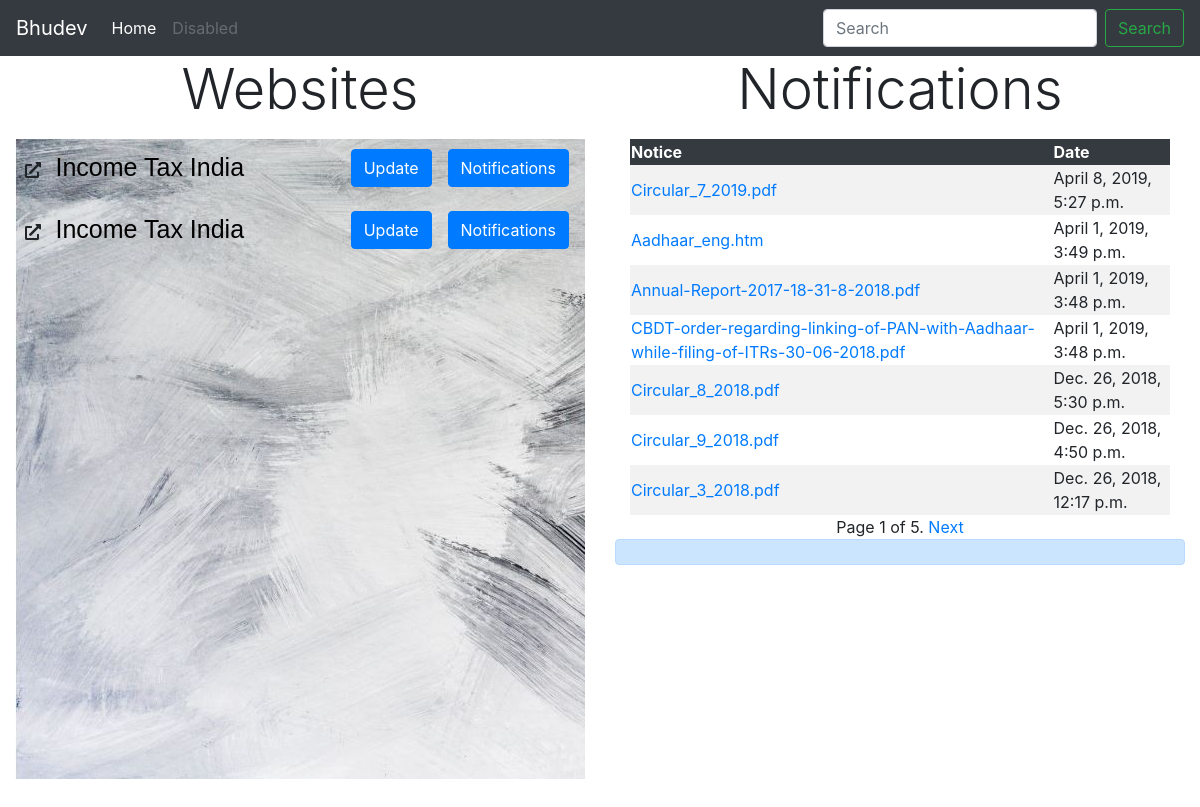
Screenshot of /scrap/show with the database file from the repository.
### scrap/models.py (models this page shows)
class Notif(models.Model):
    title = models.CharField(max_length=500,
                             unique_for_date='publish')
    link = models.CharField(max_length=1000)
    publish = models.DateTimeField(null=True, blank=True)
    info = models.TextField()

### scrap/views.py (the view)
# urls.py: path('show', views.show_data, name='show'),
def show_data(request):
    object_list = Notif.objects.all().order_by('-publish')
    paginator = Paginator(object_list,7) # 5 notices in each page
    page = request.GET.get('page')
    try:
        notices = paginator.page(page)
    except PageNotAnInteger:
        notices = paginator.page(1)
    except EmptyPage:
        notices = paginator.page(paginator.num_pages)
    return render(request,
                  'scrap/incometax/show.html',
                  {'page': page,
                   'notices':notices})

### scrap/templates/scrap/incometax/show.html
{% extends "scrap/home.html" %}
{% block content %}
<table class="table-striped  w-100 d-block d-md-table">
  <thead class="table-dark">
    <tr>
      <th scope="col">Notice</th>
      <th scope="col">Date</th>
    </tr>
  </thead>
 <tbody>
{%for notice in notices%}
    <tr>
      <td><a href="{{notice.link}}">{{notice.title}}</a></td>
      <td>{{notice.publish}}</td>
    </tr>
{%endfor%}
</tbody>
</table>
<div style="text-align:center">
{% include "pagination.html" with page=notices %}
</div>
{% endblock %}

### scrap/templates/scrap/home.html (shortened to what this page needs)
<!doctype html>
{% load static %}
<html lang="en">
  <head>
    <link rel="stylesheet" href="https://use.fontawesome.com/releases/v5.8.1/css/all.css">
    <link rel="stylesheet" href="https://stackpath.bootstrapcdn.com/bootstrap/4.3.1/css/bootstrap.min.css">
    <link href="{% static "css/page.css" %}" rel="stylesheet">
  </head>
  <body>
<nav class="navbar navbar-expand-lg navbar-dark bg-dark">
  <a class="navbar-brand" href="http://neukelp.com/services/">Bhudev</a>
  <div class="collapse navbar-collapse" id="navbarSupportedContent">
    <ul class="navbar-nav mr-auto">
      <li class="nav-item active">
        <a class="nav-link" href="{% url 'scrap:home' %}">Home <span class="sr-only">(current)</span></a>
      <li class="nav-item">
        <a class="nav-link disabled" href="#">Disabled</a>
      </li>
    </ul>
    <form class="form-inline my-2 my-lg-0">
      <input class="form-control mr-sm-2" type="search" placeholder="Search" aria-label="Search">
      <button class="btn btn-outline-success my-2 my-sm-0" type="submit">Search</button>
    </form>
  </div>
</nav>
  <div class="container-fluid">
  <div class="row" style="min-height: 100vh;">
    <div class="col-lg-6" >
     <div class="container display-4 text-center" >
        <p>Websites<p>
     </div>
      <div class="container "  style="background-image: url('{% static "img/back3.jpg" %}'); min-height: 80vh; padding: 10px 0px 10px 10px;">
        <div >
            <i class="fas fa-external-link-alt"></i>
            <a style="padding-left:10px" class= "link-custom" href="https://www.incometaxindia.gov.in"> Income Tax India </a>
            <a class="btn btn-primary float-right mr-3" href="{% url 'scrap:show' %}" role="button">Notifications</a>
            <a class="btn btn-primary float-right mr-3" href="{% url 'scrap:get_data' %}" role="button">Update </a>
        </div>
        <br/>
        <div >
            <i class="fas fa-external-link-alt"></i>
            <a style="padding-left:10px" class= "link-custom" href="https://www.incometaxindia.gov.in"> Income Tax India </a>
            <a class="btn btn-primary float-right mr-3" href="{% url 'scrap:show' %}" role="button">Notifications</a>
            <a class="btn btn-primary float-right mr-3" href="{% url 'scrap:get_data' %}" role="button">Update</a>
        </div>
      </div>
    </div>
    <div class="col-lg-6">
    <div class="container display-4 text-center" >
        <p>Notifications<p>
    </div>
    <div class="container fluid">
      {% block content %}
      {% endblock %}
     </div>
         <div class="alert alert-primary" role="alert">
       </div>
    </div>
  </div>
</div>
  </body>
</html>

### scrap/templates/pagination.html (shortened to what this page needs)
{% load static %}
<link href="{% static "css/page.css" %}" rel="stylesheet">
<div class="pagination">
    <span class="step-links">
    <span class="current">
    Page {{ page.number }} of {{ page.paginator.num_pages }}.
    </span>
    {% if page.has_next %}
    <a href="?page={{ page.next_page_number }}">Next</a>
    {% endif %}
    </span>
</div>

### scrap/static/css/page.css (style rules this page uses)
.link-custom { font-size:25px; color:black; font-family:"Lucida Sans Unicode", "Lucida Grande", sans-serif; }
.step-links { width: 100%; text-align: center; }

### rows the page displays
Notif: title "Circular_7_2019.pdf", publish "April 8, 2019, 5:27 p.m."
Notif: title "Aadhaar_eng.htm", publish "April 1, 2019, 3:49 p.m."
Notif: title "Annual-Report-2017-18-31-8-2018.pdf", publish "April 1, 2019, 3:48 p.m."
Notif: title "CBDT-order-regarding-linking-of-PAN-with-Aadhaar-while-filing-of-ITRs-30-06-2018.pdf", publish "April 1, 2019, 3:48 p.m."
Notif: title "Circular_8_2018.pdf", publish "Dec. 26, 2018, 5:30 p.m."
Notif: title "Circular_9_2018.pdf", publish "Dec. 26, 2018, 4:50 p.m."
Notif: title "Circular_3_2018.pdf", publish "Dec. 26, 2018, 12:17 p.m."

### other values shown
{{ page.number }} "1"
{{ page.paginator.num_pages }} "5"
